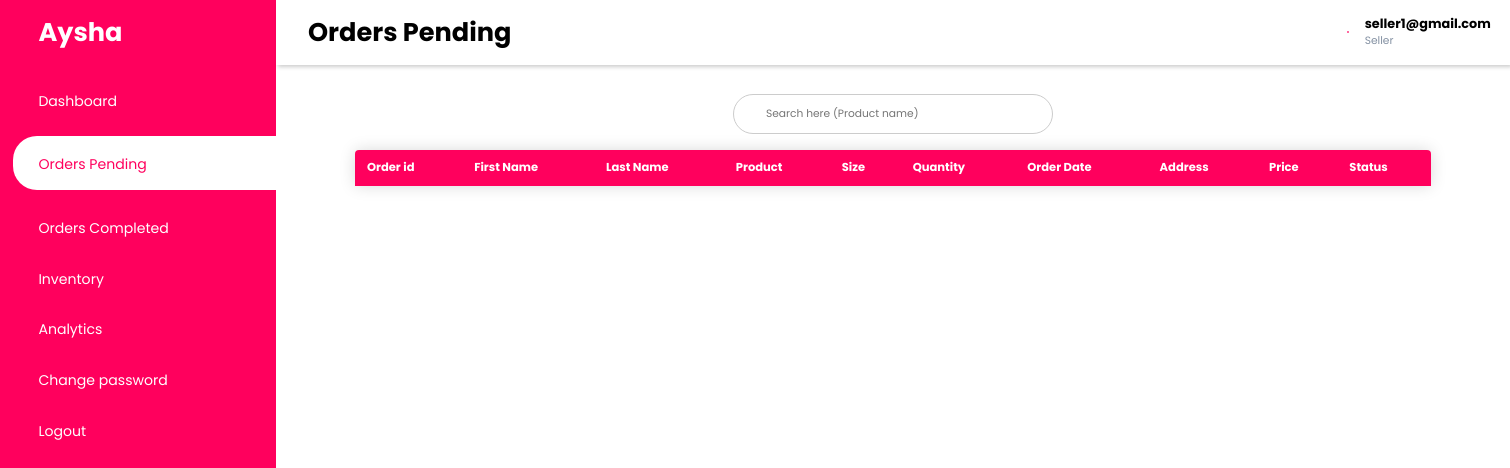
The app's page /seller/orderpending/ (signed in), older data.
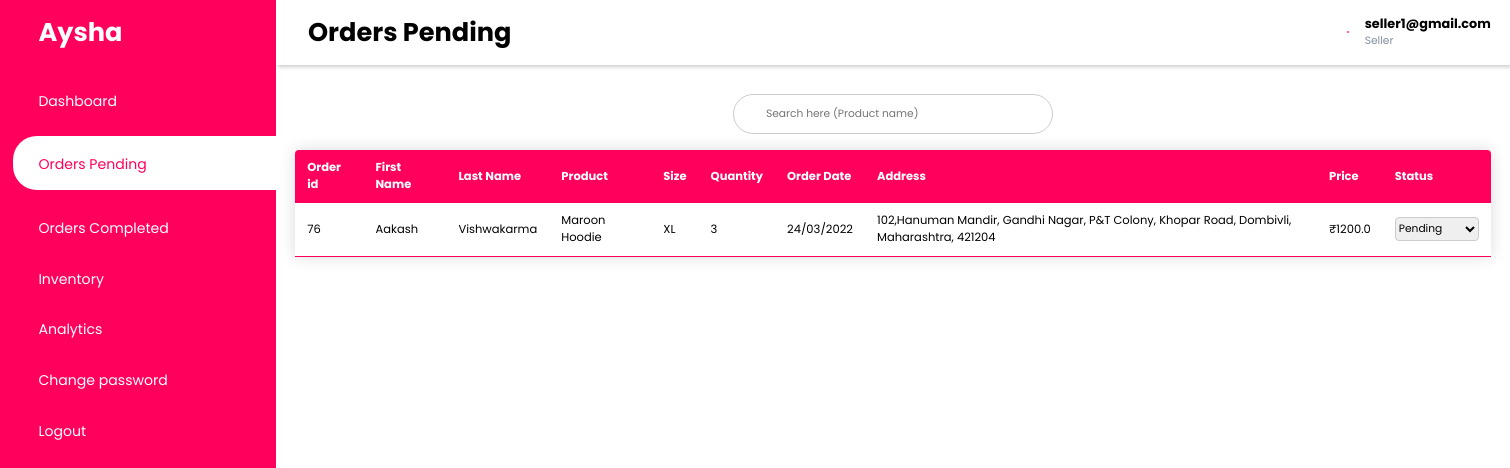
The same page, newer data.
### customer/models.py (models this page shows, shortened)
class Order(models.Model):
    customer = models.ForeignKey(User, on_delete=models.CASCADE, related_name='Customer')
    customer_firstname=models.CharField(max_length=50)
    customer_lastname=models.CharField(max_length=50)
    product= models.ForeignKey(Product,on_delete=models.CASCADE)
    product_label=models.CharField(max_length=100)
    seller = models.ForeignKey(User,on_delete=models.CASCADE,related_name='Seller')
    product_size=models.CharField(max_length=5,choices=SIZE_CHOICES)
    buy_quantity = models.PositiveIntegerField(default=1)
    to_address = models.CharField(max_length=300)
    order_date= models.DateField(null=True,blank=True)
    delivered_date=models.DateField(null=True,blank=True)
    delivery_date = models.DateField(null=True,blank=True)
    delivery_status = models.CharField(max_length=30,choices=STATUS_CHOICES,default='Pending')
    price=models.FloatField(default=0)
    shippingprice=models.FloatField(default=100)

### seller/views.py (the view, shortened to what this page needs)
# urls.py: path('orderpending/',views.orderpending,name='orderpending'),
def orderpending(request):
    if request.method=='GET':
        orders=Order.objects.filter(seller=request.user,delivered_date__isnull=True).order_by('-id')
        return render(request,"seller/orderpending.html",{'orders':orders})

### seller/templates/seller/orderpending.html (shortened to what this page needs)
{%extends 'seller/base.html'%}
{%block content%}
{%load static%}
<main>
    <div class="search-wrapper">
        <input id="searchcontent" placeholder="Search here (Product name)" autocomplete="off">
        <br>
    </div>
    <table class="content-table">
        <thead>
            <tr>
                <th>Order id</th>
                <th>First Name</th>
                <th>Last Name</th>
                <th>Product</th>
                <th>Size</th>
                <th>Quantity</th>
                <th>Order Date</th>
                <th>Address</th>
                <th>Price</th>
                <th>Status</th>
            </tr>
        </thead>
        <tbody>
            {%for i in orders%}
            <tr class="orderlist">
                <td>{{i.id}}</td>
                <td>{{i.customer_firstname}}</td>
                <td>{{i.customer_lastname}}</td>
                <td>{{i.product_label}}</td>
                <td>{{i.product_size}}</td>
                <td>{{i.buy_quantity}}</td>
                <td>{{i.order_date | date:'d/m/Y'}}</td>
                <td>{{i.to_address}}</td>
                <td>₹{{i.price}}</td>
                <td>
                    <select oid={{i.id}}>
                        <option selected disabled hidden>{{i.delivery_status}}</option>
                    </select>
                </td>
            </tr>
            {%endfor%}
        </tbody>
    </table>
</main>
{%endblock%}

Row changes from the older to the newer data that the page shows:
added Order: id "76", customer_firstname "Aakash", customer_lastname "Vishwakarma", product_label "Maroon Hoodie", product_size "XL", buy_quantity "3", order_date "24/03/2022", to_address "102,Hanuman Mandir, Gandhi Nagar, P&T Colony, Khopar Road, Dombivli, Maharashtra, 421204", price "1200.0", delivery_status+id "Pending"
